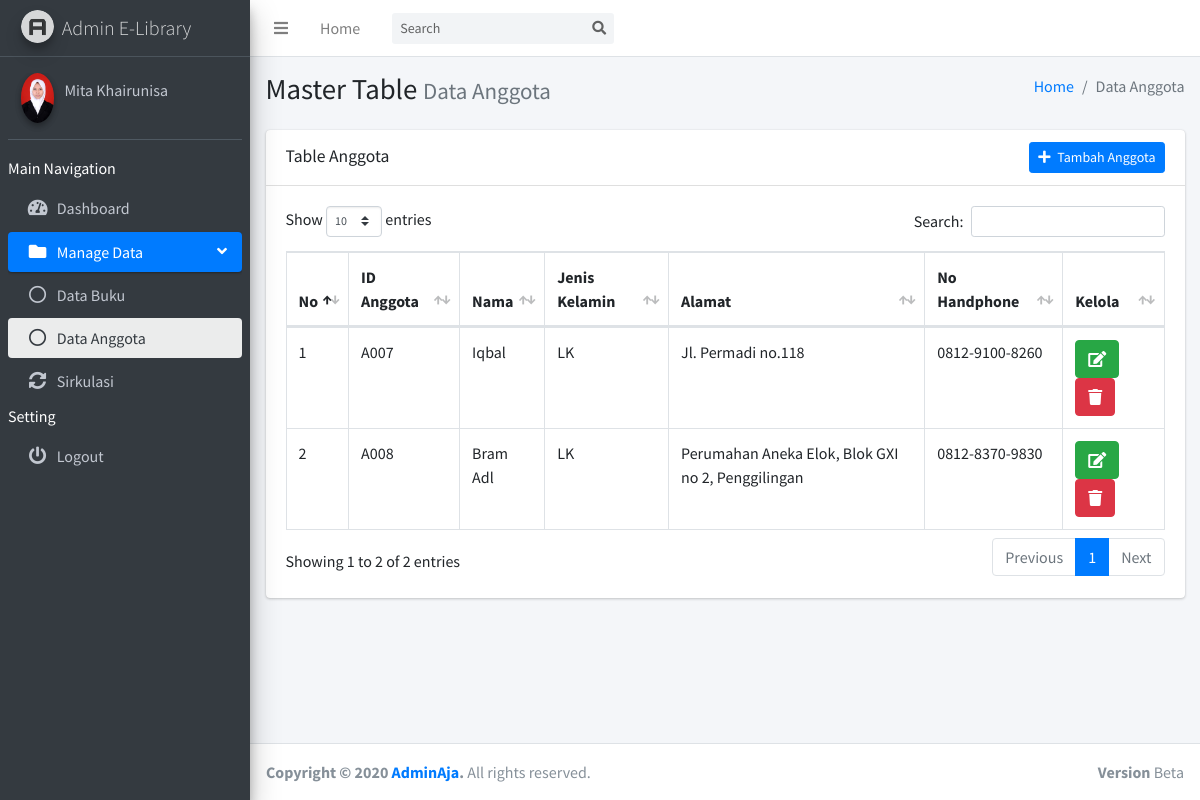
/public/anggota (signed in), run on the app's committed database.
### tables this page shows
CREATE TABLE `user` (
  `id_user` int(11) NOT NULL,
  `username` varchar(20) NOT NULL,
  `email` varchar(255) NOT NULL,
  `password` varchar(255) NOT NULL,
  `level` enum('superadmin','admin') NOT NULL,
  `foto` varchar(255) DEFAULT 'avatar.png'
);

CREATE TABLE `anggota` (
  `id_anggota` varchar(10) NOT NULL,
  `nama` varchar(20) NOT NULL,
  `jk` enum('LK','PR') NOT NULL,
  `alamat` varchar(50) NOT NULL,
  `no_hp` varchar(15) NOT NULL
);

### app/core/BaseController.php (called while the page is built, shortened)
<?php
class BaseController {
    public function view($view, $data = [])
    {
        require_once "../app/views/layouts/header.php";
        require_once "../app/views/{$view}.php";
        require_once "../app/views/layouts/footer.php";
    }
    public function model($model)
    {
        return new $model;
    }
}

### app/controllers/AnggotaController.php (called while the page is built, shortened)
<?php
class AnggotaController extends BaseController {
    public function index()
    {
        $data = [
            "page" => "table",
            "members" => $this->model("Anggota")->getAllMembers(),
            "auth_user" => $this->model("AuthUser")->user()
        ];
        $this->view("anggota/index", $data);
    }
}

### app/core/App.php (called while the page is built, shortened)
<?php
class App {
    protected $method = "index";
    protected $params = [];
    public function __construct()
    {
        $this->controller = new $this->controller;
        call_user_func_array([$this->controller, $this->method], $this->params);
    }
}

### app/init.php (called while the page is built, shortened)
<?php
require_once "../app/core/App.php";
require_once "../app/core/BaseController.php";
require_once "../app/core/Database.php";
$app = new App();

### public/index.php (called while the page is built)
<?php session_start();
require_once "../app/init.php";

### app/core/Database.php (called while the page is built, shortened)
<?php
class Database {
    protected $db_host = DB_HOST;
    protected $db_user = DB_USER;
    protected $db_pass = DB_PASS;
    protected $db_name = DB_NAME;
    protected $dbh;
    protected $stmt;
    public function __construct()
    {
        $dsn = "mysql:host={$this->db_host};dbname={$this->db_name}";
        $options = [
            PDO::ATTR_PERSISTENT => true,
            PDO::ATTR_ERRMODE => PDO::ERRMODE_EXCEPTION,
        ];
        try {
            $this->dbh = new PDO($dsn, $this->db_user, $this->db_pass, $options);
        } catch (PDOException $e) {
            die($e->getMessage());
        }
    }
    public function query($query)
    {
        $this->stmt = $this->dbh->prepare($query);
    }
    public function bind($param, $value, $type = null)
    {
        if ( is_null($type) ) {
            switch (true) {
                default:
                    $type = PDO::PARAM_STR;
            }
        }
        $this->stmt->bindValue($param, $value, $type);
    }
    public function execute()
    {
        $this->stmt->execute();
    }
    public function fetchAll()
    {
        $this->execute();
        return $this->stmt->fetchAll(PDO::FETCH_ASSOC);
    }
    public function fetch()
    {
        $this->execute();
        return $this->stmt->fetch(PDO::FETCH_ASSOC);
    }
}

### app/models/AuthUser.php (called while the page is built, shortened)
<?php
class AuthUser {
    private $table = "user";
    private $db;
    public function __construct()
    {
        $this->db = new Database();
    }
    public function user()
    {
        $id_user = $_SESSION["idu"];
        $query = "SELECT username, foto FROM {$this->table} WHERE id_user=:id_user";
        $this->db->query($query);
        $this->db->bind("id_user", $id_user);
        return $this->db->fetch();
    }
}

### app/models/Anggota.php (called while the page is built, shortened)
<?php
class Anggota {
    protected $table = "anggota";
    protected $db;
    public function __construct()
    {
        $this->db = new Database();
    }
    public function getAllMembers()
    {
        $query = "SELECT * FROM {$this->table}";
        $this->db->query($query);
        return $this->db->fetchAll();
    }
}

### app/views/anggota/index.php (the view, shortened to what this page needs)
<div class="content-wrapper">
    <section class="content-header">
        <div class="container-fluid">
            <div class="row mb-2">
                <div class="col-sm-6">
                    <h1>Master Table <small class="text-muted">Data Anggota</small></h1>
                </div>
                <div class="col-sm-6">
                    <ol class="breadcrumb float-sm-right">
                        <li class="breadcrumb-item"><a href="<?= BASEURL ?>/">Home</a></li>
                        <li class="breadcrumb-item active">Data Anggota</li>
                    </ol>
                </div>
            </div>
        </div>
    </section>
    <section class="content">
        <div class="container-fluid">
            <div class="row">
                <div class="col-12">
                    <div class="card">
                        <div class="card-header">
                            <h3 class="card-title mt-1">Table Anggota</h3>
                            <a href="<?= BASEURL ?>/anggota/create" class="btn btn-sm btn-primary float-right">
                                <i class="fas fa-plus mr-1"></i>
                                Tambah Anggota
                            </a>
                        </div>
                        <div class="card-body">
                            <table id="table" class="table table-bordered table-hover">
                                <thead>
                                    <tr>
                                        <th>No</th>
                                        <th>ID Anggota</th>
                                        <th>Nama</th>
                                        <th>Jenis Kelamin</th>
                                        <th>Alamat</th>
                                        <th>No Handphone</th>
                                        <th>Kelola</th>
                                    </tr>
                                </thead>
                                <tbody>
                                    <?php foreach ( $data["members"] as $key=>$member ) : ?>
                                    <tr>
                                        <td><?= $key + 1 ?></td>
                                        <td><?= $member["id_anggota"] ?></td>
                                        <td><?= $member["nama"] ?></td>
                                        <td><?= $member["jk"] ?></td>
                                        <td><?= $member["alamat"] ?></td>
                                        <td><?= $member["no_hp"] ?></td>
                                        <td>
                                            <a href="<?= BASEURL ?>/anggota/edit/<?= $member["id_anggota"] ?>" class="btn btn-success">
                                                <i class="fas fa-edit"></i>
                                            </a>
                                            <a role="link" class="text-white btn btn-danger delete-link">
                                                <i class="fas fa-trash"></i>
                                            </a>
                                        </td>
                                    </tr>
                                    <?php endforeach ?>
                            </table>
                        </div>
                    </div>
                </div>
            </div>
        </div>
    </section>
</div>

### app/views/layouts/header.php (shortened to what this page needs)
<!DOCTYPE html>
<html>
<head>
  <link rel="stylesheet" href="<?= BASEURL ?>/AdminLTE-3.0.5/plugins/fontawesome-free/css/all.min.css">
  <link rel="stylesheet" href="https://code.ionicframework.com/ionicons/2.0.1/css/ionicons.min.css">
  <?php if ( $data["page"] == "table" ) : ?>
  <link rel="stylesheet" href="<?= BASEURL ?>/AdminLTE-3.0.5/plugins/datatables-bs4/css/dataTables.bootstrap4.min.css">
  <link rel="stylesheet" href="<?= BASEURL ?>/AdminLTE-3.0.5/plugins/datatables-responsive/css/responsive.bootstrap4.min.css">
  <?php endif; ?>
  <link rel="stylesheet" href="<?= BASEURL ?>/AdminLTE-3.0.5/dist/css/adminlte.min.css">
</head>
<body class="hold-transition sidebar-mini">
<div class="wrapper">
  <nav class="main-header navbar navbar-expand navbar-white navbar-light">
    <ul class="navbar-nav">
      <li class="nav-item">
        <a class="nav-link" data-widget="pushmenu" href="#" role="button"><i class="fas fa-bars"></i></a>
      </li>
      <li class="nav-item d-none d-sm-inline-block">
        <a href="<?= BASEURL ?>/" class="nav-link">Home</a>
      </li>
    </ul>
    <form class="form-inline ml-3">
      <div class="input-group input-group-sm">
        <input class="form-control form-control-navbar" type="search" placeholder="Search" aria-label="Search">
        <div class="input-group-append">
          <button class="btn btn-navbar" type="submit">
            <i class="fas fa-search"></i>
          </button>
        </div>
      </div>
    </form>
  </nav>
  <aside class="main-sidebar sidebar-dark-primary elevation-4">
    <a href="<?= BASEURL ?>/" class="brand-link">
      <img src="<?= BASEURL ?>/AdminLTE-3.0.5/dist/img/AdminLTELogo.png"
           alt="AdminLTE Logo"
           class="brand-image img-circle elevation-3"
           style="opacity: .8">
      <span class="brand-text font-weight-light">Admin E-Library</span>
    </a>
    <div class="sidebar">
      <div class="user-panel mt-3 pb-3 mb-3 d-flex">
        <div class="image">
          <img style="object-fit: cover;" class="img-circle elevation-2"
            src="<?= BASEURL ?>/img/<?= $data["auth_user"]["foto"] == "avatar.png" ? "{$data["auth_user"]['foto']}" : "uploaded/{$data["auth_user"]['foto']}" ?>"
            width="50" height="50">
        </div>
        <div class="info">
          <a href="#" class="d-block"><?= $data["auth_user"]["username"] ?></a>
        </div>
      </div>
      <nav class="mt-2">
        <ul class="nav nav-pills nav-sidebar flex-column" data-widget="treeview" role="menu" data-accordion="false">
          <label for="" class="font-weight-normal bg-dark">Main Navigation</label>
          <li class="nav-item" id="dashboardLink">
            <a href="<?= BASEURL ?>/" class="nav-link">
              <i class="nav-icon fas fa-tachometer-alt"></i>
              <p>
                Dashboard
              </p>
            </a>
          </li>
          <li class="nav-item has-treeview" id="manageDataLink">
            <a href="#" class="nav-link">
              <i class="nav-icon fas fa-folder"></i>
              <p>
                Manage Data
                <i class="right fas fa-angle-left"></i>
              </p>
            </a>
            <ul class="nav nav-treeview">
              <li class="nav-item" id="bukuLink">
                <a href="<?= BASEURL ?>/buku" class="nav-link">
                  <i class="far fa-circle nav-icon"></i>
                  <p>Data Buku</p>
                </a>
              </li>
              <li class="nav-item" id="anggotaLink">
                <a href="<?= BASEURL ?>/anggota" class="nav-link">
                  <i class="far fa-circle nav-icon"></i>
                  <p>Data Anggota</p>
                </a>
              </li>
            </ul>
          </li>
          <li class="nav-item" id="sirkulasiLink">
            <a href="<?= BASEURL ?>/sirkulasi" class="nav-link">
              <i class="nav-icon fas fa-sync-alt"></i>
              <p>
                Sirkulasi
              </p>
            </a>
          </li>
          <label for="" class="font-weight-normal bg-dark">Setting</label>
          <li class="nav-item">
            <a href="<?= BASEURL ?>/logout" class="nav-link">
              <i class="nav-icon fas fa-power-off"></i>
              <p>
                Logout
              </p>
            </a>
          </li>
        </ul>
      </nav>
    </div>
  </aside>

### data on the page
user: foto (picture), username "Mita Khairunisa"
anggota: id_anggota "A007", nama "Iqbal", jk "LK", alamat "Jl. Permadi no.118", no_hp "0812-9100-8260"
anggota: id_anggota "A008", nama "Bram Adl", jk "LK", alamat "Perumahan Aneka Elok, Blok GXI no 2, Penggilingan", no_hp "0812-8370-9830"
